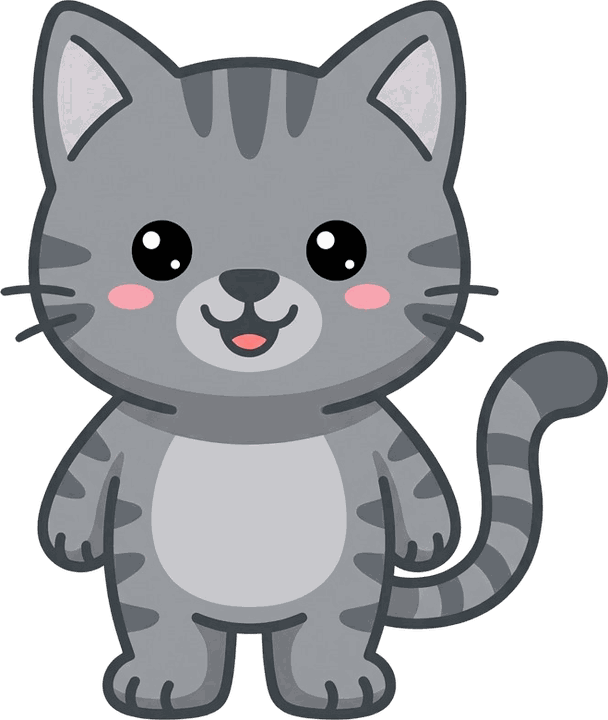
#> input picture games/animal-tap/assets/cat.png, 608 x 720 px
$ python -i process_assets.py   (imports and definitions only)
#> lines starting #> are read from the running program, lines starting #| are printed output that depends on the picture
"""Turn raw generated assets into the compressed files Temi ships.

    python tools/process_assets.py <raw-dir> [--only lion,duck] [--game bunny-hop]

--game picks the folder under /games that receives the files (default animal-tap).

<raw-dir> layout (all optional - whatever is present is processed):
    images/<animal>.png        cut-out animal on transparent background
    images/mascot.png, logo.png
    images/tile-<game>.png     square tile pictures
    audio/<animal>-name.mp3    spoken name
    audio/<animal>-sound.mp3   animal call
    audio/temi-name.mp3, whoosh.mp3, tap.mp3
    audio/<anything>-voice.mp3 other spoken lines; audio/ambience.mp3 a loop

Needs: pip install pillow numpy imageio-ffmpeg
"""
import os, subprocess, sys, glob
import numpy as np
from PIL import Image
import imageio_ffmpeg

# [1 line that did not run here, left out]
ROOT = os.path.dirname(os.path.dirname(os.path.abspath(__file__)))
GAME_NAME = sys.argv[sys.argv.index("--game") + 1] if "--game" in sys.argv else "animal-tap"
GAME = os.path.join(ROOT, "games", GAME_NAME, "assets")
SHELL = os.path.join(ROOT, "assets")
ICONS = os.path.join(ROOT, "icons")
SR = 44100
SHELL_AUDIO = {"temi-name", "whoosh", "tap"}
SHELL_IMAGES = {"mascot", "logo"}
ICON_BG = (62, 193, 243)  # sky blue, matches --sky in css/shell.css


# ---------- audio ----------
# [10 lines left out: functions load, save_mp3, not called in this run]


def envelope(a, win):
    n = len(a) // win
    return np.sqrt((a[: n * win].reshape(n, win) ** 2).mean(axis=1))


# loudness (dB RMS) for sound effects that should sit below the default -16
LEVELS = {"hop": -27, "boing": -19, "collect": -19, "cheer": -18, "crunch": -17}


# [69 lines left out: functions trim, finish, process_audio, cutout, save_png, not called in this run]


def process_tile(path):
#> called with path = '../games/animal-tap/assets/cat.png'
    name = os.path.splitext(os.path.basename(path))[0]
    im = Image.open(path).convert("RGB")
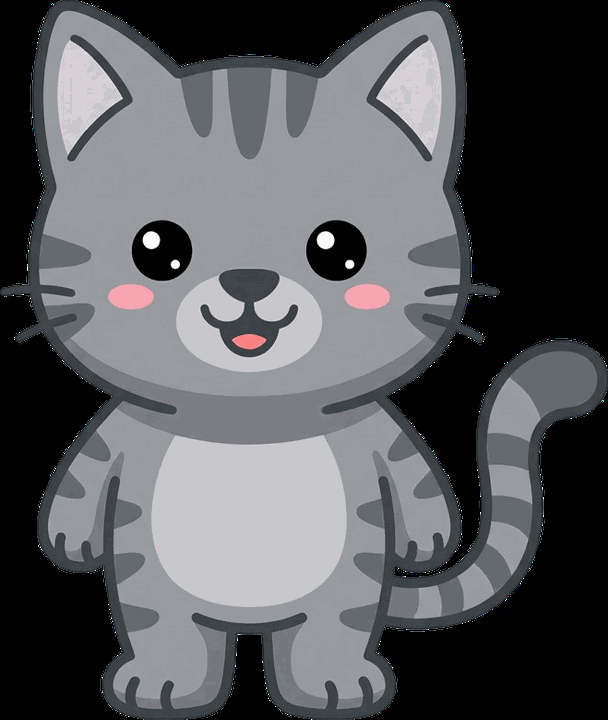
#> im: PIL image 608x720 RGB; mean R, G, B 86.4, 87.9, 91.1
    # trim any plain white frame the generator left around the picture
    mask = im.point(lambda v: 255 if v < 244 else 0).convert("L")
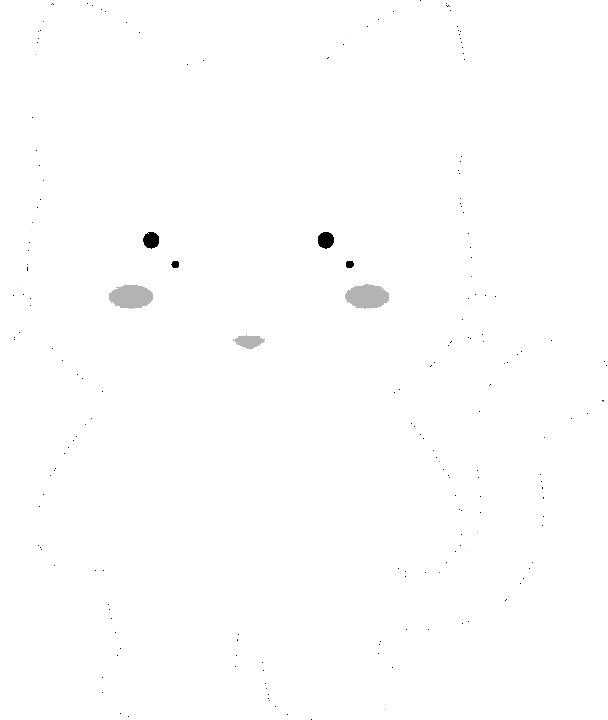
#> mask: PIL image 608x720 L; min 0, max 255, mean 254.3
    box = mask.getbbox()
#> box = (0, 0, 608, 720)
    if box:
        w, h = box[2] - box[0], box[3] - box[1]
#> w = 608; h = 720
        side = min(w, h)
#> side = 608
        cx, cy = (box[0] + box[2]) // 2, (box[1] + box[3]) // 2
#> cx = 304; cy = 360
        inset = int(side * 0.02) if (w < im.width - 8 or h < im.height - 8) else 0
#> inset = 0
        half = side // 2 - inset
#> half = 304
        im = im.crop((cx - half, cy - half, cx + half, cy + half))
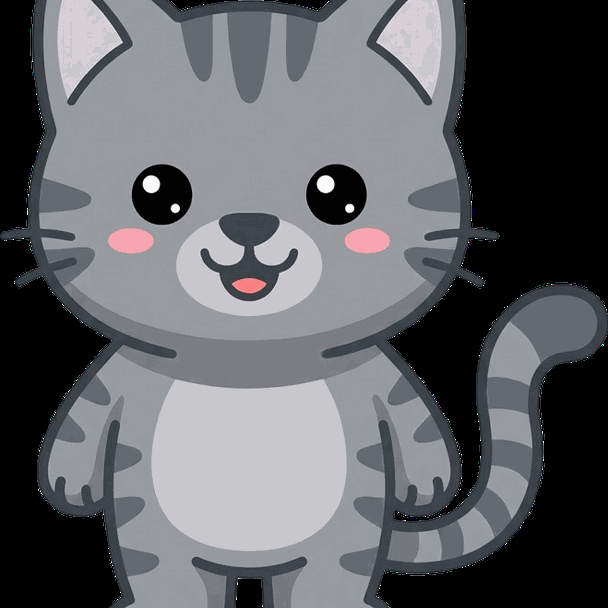
#> im: PIL image 608x608 RGB; mean R, G, B 95.4, 97, 100.4
    im = im.resize((512, 512), Image.LANCZOS)
#> im: PIL image 512x512 RGB
    dest = os.path.join(SHELL, name + ".jpg")
    os.makedirs(SHELL, exist_ok=True)
    im.save(dest, quality=84, optimize=True)
    print(f"tile   {name + '.jpg':22s} 512x512  {os.path.getsize(dest) // 1024} KB")


# [49 lines left out: functions make_icons, main, not called in this run]


# [2 lines not run here, left out]

>>> result = process_tile('../games/animal-tap/assets/cat.png')
